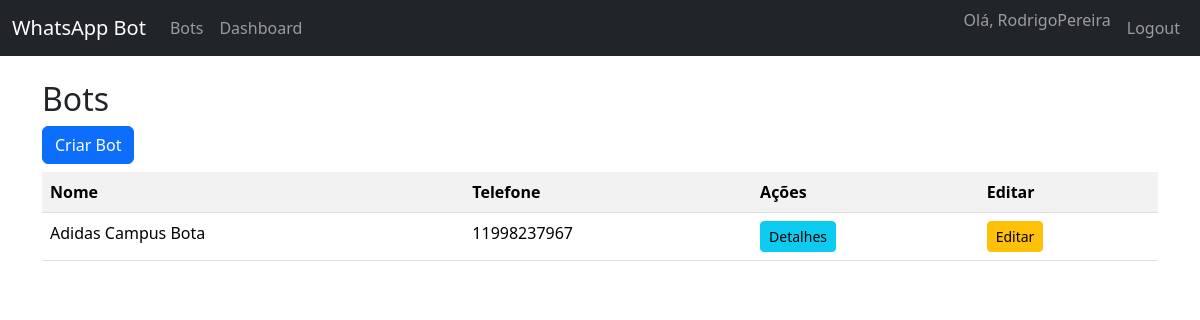
/bots/ (signed in), run on the app's committed database.
### whatsapp/models.py (models this page shows, shortened)
class User(AbstractUser):
    pass

class WhatsAppBot(models.Model):
    owner = models.ForeignKey(settings.AUTH_USER_MODEL, on_delete=models.CASCADE, null=True, blank=True)
    name = models.CharField(max_length=100, unique=True)
    phone_number = models.CharField(max_length=20)
    token = models.CharField(max_length=255)
    webhook_url = models.URLField(blank=True, null=True)
    created_at = models.DateTimeField(auto_now_add=True)

### whatsapp/views.py (the view)
# urls.py: path('bots/', views.bot_list, name='bot_list'),
@login_required
def bot_list(request):
    bots = WhatsAppBot.objects.filter(owner=request.user)
    return render(request, 'whatsapp/bot_list.html', {'bots': bots})

### whatsapp/templates/whatsapp/bot_list.html (shortened to what this page needs)
{% extends 'whatsapp/base.html' %}
{% block content %}
<h2>Bots</h2>
<a href="{% url 'bot_create' %}" class="btn btn-primary mb-2">Criar Bot</a>
<table class="table table-striped">
  <tr><th>Nome</th><th>Telefone</th><th>Ações</th><th>Editar</th></tr>
  {% for bot in bots %}
  <tr>
    <td>{{ bot.name }}</td>
    <td>{{ bot.phone_number }}</td>
    <td><a href="{% url 'bot_detail' bot.pk %}" class="btn btn-sm btn-info">Detalhes</a></td>
    <td><a href="{% url 'bot_update' bot.pk %}" class="btn btn-sm btn-warning">Editar</a></td>
  </tr>
  {% endfor %}
</table>
{% endblock %}

### whatsapp/templates/whatsapp/base.html (shortened to what this page needs)
<!DOCTYPE html>
<html lang="pt-br">
<head>
  <link href="https://cdn.jsdelivr.net/npm/bootstrap@5.3.1/dist/css/bootstrap.min.css" rel="stylesheet">
</head>
<body>
<nav class="navbar navbar-expand-lg navbar-dark bg-dark mb-4">
  <div class="container-fluid">
    <a class="navbar-brand" href="{% url 'dashboard' %}">WhatsApp Bot</a>
    <div class="collapse navbar-collapse" id="navbarNav">
      <ul class="navbar-nav me-auto">
        <li class="nav-item"><a class="nav-link" href="{% url 'bot_list' %}">Bots</a></li>
        <li class="nav-item"><a class="nav-link" href="{% url 'dashboard' %}">Dashboard</a></li>
      </ul>
      <ul class="navbar-nav ms-auto">
        {% if user.is_authenticated %}
    <li class="nav-item">
        <span class="navbar-text me-2">
            Olá, {{ user.get_full_name|default:user.username }}
        </span>
    </li>
    <li class="nav-item">
        <form method="post" action="{% url 'logout' %}">
            <button type="submit" class="btn btn-link nav-link">Logout</button>
        </form>
    </li>
{% else %}
    <li class="nav-item"><a class="nav-link" href="{% url 'login' %}">Login</a></li>
    <li class="nav-item"><a class="nav-link" href="{% url 'signup' %}">Cadastro</a></li>
{% endif %}
      </ul>
    </div>
  </div>
</nav>
<div class="container">
  {% block content %}{% endblock %}
</div>
</body>
</html>

### data on the page
User: get_full_name "RodrigoPereira"
WhatsAppBot: name "Adidas Campus Bota", phone_number "11998237967"
